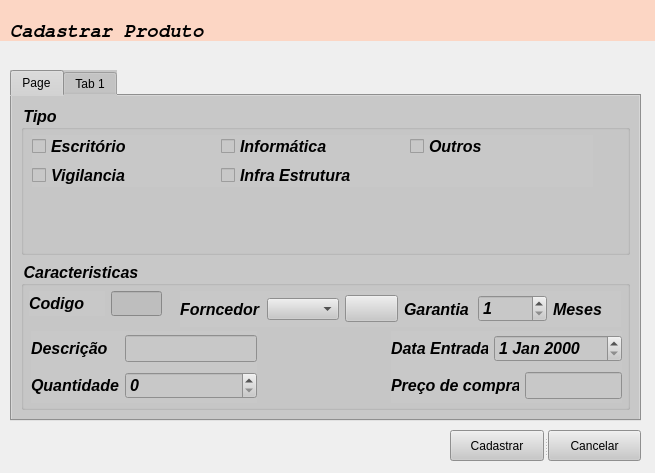
<?xml version="1.0" encoding="UTF-8"?>
<ui version="4.0">
 <class>Form</class>
 <widget class="QWidget" name="Form">
  <property name="geometry">
   <rect>
    <x>0</x>
    <y>0</y>
    <width>655</width>
    <height>473</height>
   </rect>
  </property>
  <property name="sizePolicy">
   <sizepolicy hsizetype="Fixed" vsizetype="Fixed">
    <horstretch>0</horstretch>
    <verstretch>0</verstretch>
   </sizepolicy>
  </property>
  <property name="minimumSize">
   <size>
    <width>655</width>
    <height>473</height>
   </size>
  </property>
  <property name="focusPolicy">
   <enum>Qt::TabFocus</enum>
  </property>
  <property name="windowTitle">
   <string>Cadastrar Produto</string>
  </property>
  <widget class="QLabel" name="label_3">
   <property name="geometry">
    <rect>
     <x>10</x>
     <y>20</y>
     <width>221</width>
     <height>21</height>
    </rect>
   </property>
   <property name="font">
    <font>
     <family>FreeMono</family>
     <pointsize>14</pointsize>
     <weight>75</weight>
     <italic>true</italic>
     <bold>true</bold>
    </font>
   </property>
   <property name="styleSheet">
    <string notr="true"/>
   </property>
   <property name="text">
    <string>Cadastrar Produto</string>
   </property>
  </widget>
  <widget class="QLabel" name="label">
   <property name="geometry">
    <rect>
     <x>540</x>
     <y>10</y>
     <width>101</width>
     <height>71</height>
    </rect>
   </property>
   <property name="styleSheet">
    <string notr="true">image: url(:/img/img/icons8-caixa.svg);</string>
   </property>
   <property name="text">
    <string/>
   </property>
  </widget>
  <widget class="QTabWidget" name="tabWidget">
   <property name="geometry">
    <rect>
     <x>10</x>
     <y>70</y>
     <width>631</width>
     <height>351</height>
    </rect>
   </property>
   <property name="styleSheet">
    <string notr="true">background: rgb(200, 200,200);</string>
   </property>
   <property name="currentIndex">
    <number>0</number>
   </property>
   <widget class="QWidget" name="tab">
    <attribute name="title">
     <string>Page</string>
    </attribute>
    <layout class="QGridLayout" name="gridLayout_2">
     <item row="0" column="0">
      <widget class="QGroupBox" name="groupBox">
       <property name="font">
        <font>
         <pointsize>12</pointsize>
         <weight>75</weight>
         <italic>true</italic>
         <bold>true</bold>
        </font>
       </property>
       <property name="focusPolicy">
        <enum>Qt::TabFocus</enum>
       </property>
       <property name="title">
        <string>Tipo</string>
       </property>
       <widget class="QWidget" name="">
        <property name="geometry">
         <rect>
          <x>11</x>
          <y>30</y>
          <width>561</width>
          <height>52</height>
         </rect>
        </property>
        <layout class="QGridLayout" name="gridLayout_4">
         <item row="0" column="1">
          <widget class="QCheckBox" name="informatica">
           <property name="text">
            <string>Informática</string>
           </property>
          </widget>
         </item>
         <item row="0" column="2">
          <widget class="QCheckBox" name="outros">
           <property name="text">
            <string>Outros</string>
           </property>
          </widget>
         </item>
         <item row="1" column="0">
          <widget class="QCheckBox" name="vigilancia">
           <property name="text">
            <string>Vigilancia</string>
           </property>
          </widget>
         </item>
         <item row="1" column="1" colspan="2">
          <widget class="QCheckBox" name="infraestrutura">
           <property name="text">
            <string>Infra Estrutura</string>
           </property>
          </widget>
         </item>
         <item row="0" column="0">
          <widget class="QCheckBox" name="escritorio">
           <property name="text">
            <string>Escritório</string>
           </property>
          </widget>
         </item>
        </layout>
       </widget>
       <zorder>vigilancia</zorder>
       <zorder>infraestrutura</zorder>
       <zorder>informatica</zorder>
       <zorder>outros</zorder>
       <zorder>groupBox_3</zorder>
       <zorder>groupBox_3</zorder>
       <zorder>groupBox_3</zorder>
      </widget>
     </item>
     <item row="1" column="0">
      <widget class="QGroupBox" name="groupBox_3">
       <property name="font">
        <font>
         <pointsize>12</pointsize>
         <weight>75</weight>
         <italic>true</italic>
         <bold>true</bold>
        </font>
       </property>
       <property name="title">
        <string>Caracteristicas</string>
       </property>
       <widget class="QLineEdit" name="codigo">
        <property name="enabled">
         <bool>false</bool>
        </property>
        <property name="geometry">
         <rect>
          <x>90</x>
          <y>30</y>
          <width>51</width>
          <height>25</height>
         </rect>
        </property>
        <property name="styleSheet">
         <string notr="true">background-color: rgb(190,190,190);</string>
        </property>
       </widget>
       <widget class="QLabel" name="label_2">
        <property name="geometry">
         <rect>
          <x>8</x>
          <y>30</y>
          <width>76</width>
          <height>25</height>
         </rect>
        </property>
        <property name="text">
         <string>Codigo</string>
        </property>
       </widget>
       <widget class="QWidget" name="layoutWidget">
        <property name="geometry">
         <rect>
          <x>370</x>
          <y>70</y>
          <width>231</width>
          <height>72</height>
         </rect>
        </property>
        <layout class="QGridLayout" name="gridLayout">
         <item row="0" column="0">
          <widget class="QLabel" name="label_5">
           <property name="text">
            <string>Data Entrada</string>
           </property>
          </widget>
         </item>
         <item row="0" column="1" colspan="2">
          <widget class="QDateEdit" name="data_entrada"/>
         </item>
         <item row="1" column="0" colspan="2">
          <widget class="QLabel" name="label_7">
           <property name="text">
            <string>Preço de compra</string>
           </property>
          </widget>
         </item>
         <item row="1" column="2">
          <widget class="QLineEdit" name="preco"/>
         </item>
        </layout>
       </widget>
       <widget class="QWidget" name="layoutWidget">
        <property name="geometry">
         <rect>
          <x>10</x>
          <y>70</y>
          <width>226</width>
          <height>72</height>
         </rect>
        </property>
        <layout class="QGridLayout" name="gridLayout_3">
         <item row="0" column="1">
          <widget class="QLineEdit" name="descricao">
           <property name="enabled">
            <bool>true</bool>
           </property>
          </widget>
         </item>
         <item row="1" column="1">
          <widget class="QSpinBox" name="quantidade"/>
         </item>
         <item row="0" column="0">
          <widget class="QLabel" name="label_4">
           <property name="text">
            <string>Descrição</string>
           </property>
          </widget>
         </item>
         <item row="1" column="0">
          <widget class="QLabel" name="label_10">
           <property name="text">
            <string>Quantidade</string>
           </property>
          </widget>
         </item>
        </layout>
       </widget>
       <widget class="QWidget" name="">
        <property name="geometry">
         <rect>
          <x>159</x>
          <y>30</y>
          <width>441</width>
          <height>36</height>
         </rect>
        </property>
        <layout class="QHBoxLayout" name="horizontalLayout_3">
         <item>
          <layout class="QHBoxLayout" name="horizontalLayout">
           <item>
            <widget class="QLabel" name="label_9">
             <property name="text">
              <string>Forncedor</string>
             </property>
            </widget>
           </item>
           <item>
            <widget class="QComboBox" name="fornecedor">
             <property name="styleSheet">
              <string notr="true">background-color:  rgb(200,200,200);</string>
             </property>
            </widget>
           </item>
           <item>
            <widget class="QPushButton" name="adicionar">
             <property name="text">
              <string/>
             </property>
             <property name="icon">
              <iconset resource="recursos.qrc">
               <normaloff>:/img/img/icons8-plus.svg</normaloff>:/img/img/icons8-plus.svg</iconset>
             </property>
            </widget>
           </item>
          </layout>
         </item>
         <item>
          <layout class="QHBoxLayout" name="horizontalLayout_2">
           <item>
            <widget class="QLabel" name="label_8">
             <property name="text">
              <string>Garantia</string>
             </property>
            </widget>
           </item>
           <item>
            <widget class="QSpinBox" name="garantia">
             <property name="minimum">
              <number>1</number>
             </property>
            </widget>
           </item>
           <item>
            <widget class="QLabel" name="label_11">
             <property name="text">
              <string>Meses</string>
             </property>
            </widget>
           </item>
          </layout>
         </item>
        </layout>
       </widget>
      </widget>
     </item>
    </layout>
   </widget>
   <widget class="QWidget" name="Cadastro">
    <attribute name="title">
     <string>Tab 1</string>
    </attribute>
    <widget class="QGroupBox" name="groupBox_2">
     <property name="geometry">
      <rect>
       <x>10</x>
       <y>10</y>
       <width>591</width>
       <height>291</height>
      </rect>
     </property>
     <property name="title">
      <string>Observações</string>
     </property>
     <widget class="QPlainTextEdit" name="plainTextEdit">
      <property name="geometry">
       <rect>
        <x>10</x>
        <y>20</y>
        <width>531</width>
        <height>201</height>
       </rect>
      </property>
     </widget>
    </widget>
   </widget>
  </widget>
  <widget class="QSplitter" name="splitter">
   <property name="geometry">
    <rect>
     <x>450</x>
     <y>430</y>
     <width>191</width>
     <height>31</height>
    </rect>
   </property>
   <property name="orientation">
    <enum>Qt::Horizontal</enum>
   </property>
   <widget class="QPushButton" name="cadastrar">
    <property name="styleSheet">
     <string notr="true">image: url(:/img/img/icons8-ok-filled.svg);
background-color:   rgb(200,200,200);</string>
    </property>
    <property name="text">
     <string>Cadastrar</string>
    </property>
    <property name="icon">
     <iconset resource="recursos.qrc">
      <normaloff>:/img/img/icons8-ok-filled.svg</normaloff>:/img/img/icons8-ok-filled.svg</iconset>
    </property>
   </widget>
   <widget class="QPushButton" name="cancelar">
    <property name="styleSheet">
     <string notr="true">background-color:   rgb(200,200,200);</string>
    </property>
    <property name="text">
     <string>Cancelar</string>
    </property>
    <property name="icon">
     <iconset resource="recursos.qrc">
      <normaloff>:/img/img/icons8-cancelar.svg</normaloff>:/img/img/icons8-cancelar.svg</iconset>
    </property>
   </widget>
  </widget>
  <widget class="QLabel" name="label_6">
   <property name="geometry">
    <rect>
     <x>0</x>
     <y>0</y>
     <width>658</width>
     <height>41</height>
    </rect>
   </property>
   <property name="styleSheet">
    <string notr="true">background-color:  rgba(255, 207, 183, 200);</string>
   </property>
   <property name="text">
    <string/>
   </property>
  </widget>
  <zorder>label_6</zorder>
  <zorder>label_3</zorder>
  <zorder>label</zorder>
  <zorder>tabWidget</zorder>
  <zorder>splitter</zorder>
 </widget>
 <tabstops>
  <tabstop>descricao</tabstop>
  <tabstop>quantidade</tabstop>
  <tabstop>data_entrada</tabstop>
  <tabstop>garantia</tabstop>
  <tabstop>cadastrar</tabstop>
  <tabstop>cancelar</tabstop>
  <tabstop>informatica</tabstop>
  <tabstop>vigilancia</tabstop>
  <tabstop>infraestrutura</tabstop>
  <tabstop>outros</tabstop>
  <tabstop>tabWidget</tabstop>
 </tabstops>
 <resources>
  <include location="recursos.qrc"/>
 </resources>
 <connections/>
</ui>
